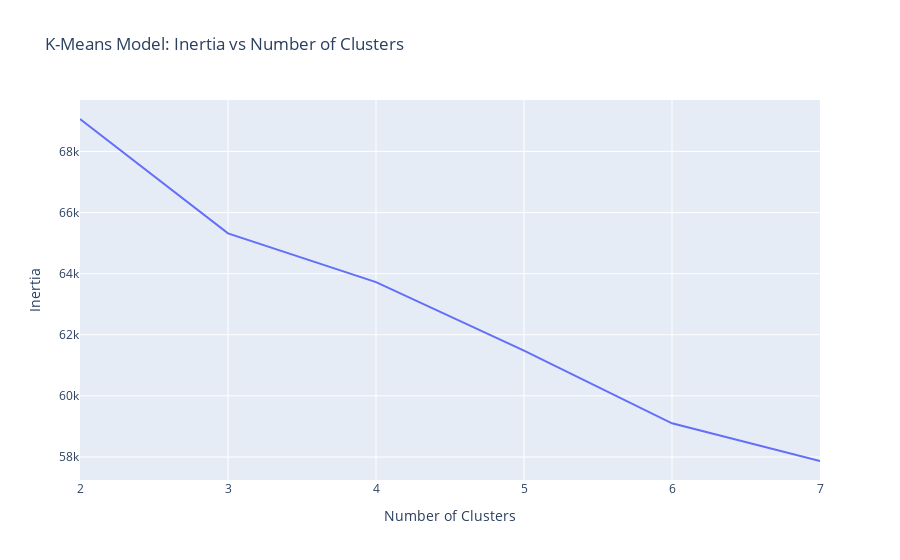

Notebook code for this chart:
### Code cell
import plotly.express as px
# Create line plot of `inertia_errors` vs `n_clusters`
fig = px.line(
    x=n_clusters,
    y=inertia_errors,
    title="K-Means Model: Inertia vs Number of Clusters"
)
fig.update_layout(xaxis_title="Number of Clusters", yaxis_title="Inertia")
fig.show()

### Figure 1 — Plotly figure (JSON) as saved in the notebook; plotly's stock layout.template omitted (floating-point values rounded to 4 significant figures)
{"data": [{"hovertemplate": "x=%{x}<br>y=%{y}<extra></extra>", "legendgroup": "", "line": {"color": "#636efa", "dash": "solid"}, "marker": {"symbol": "circle"}, "mode": "lines", "name": "", "orientation": "v", "showlegend": false, "type": "scatter", "x": [2, 3, 4, 5, 6, 7], "xaxis": "x", "y": [69060.0, 65320.0, 63720.0, 61480.0, 59100.0, 57870.0], "yaxis": "y"}], "layout": {"legend": {"tracegroupgap": 0}, "title": {"text": "K-Means Model: Inertia vs Number of Clusters"}, "xaxis": {"anchor": "y", "domain": [0, 1], "title": {"text": "Number of Clusters"}}, "yaxis": {"anchor": "x", "domain": [0, 1], "title": {"text": "Inertia"}}}}
